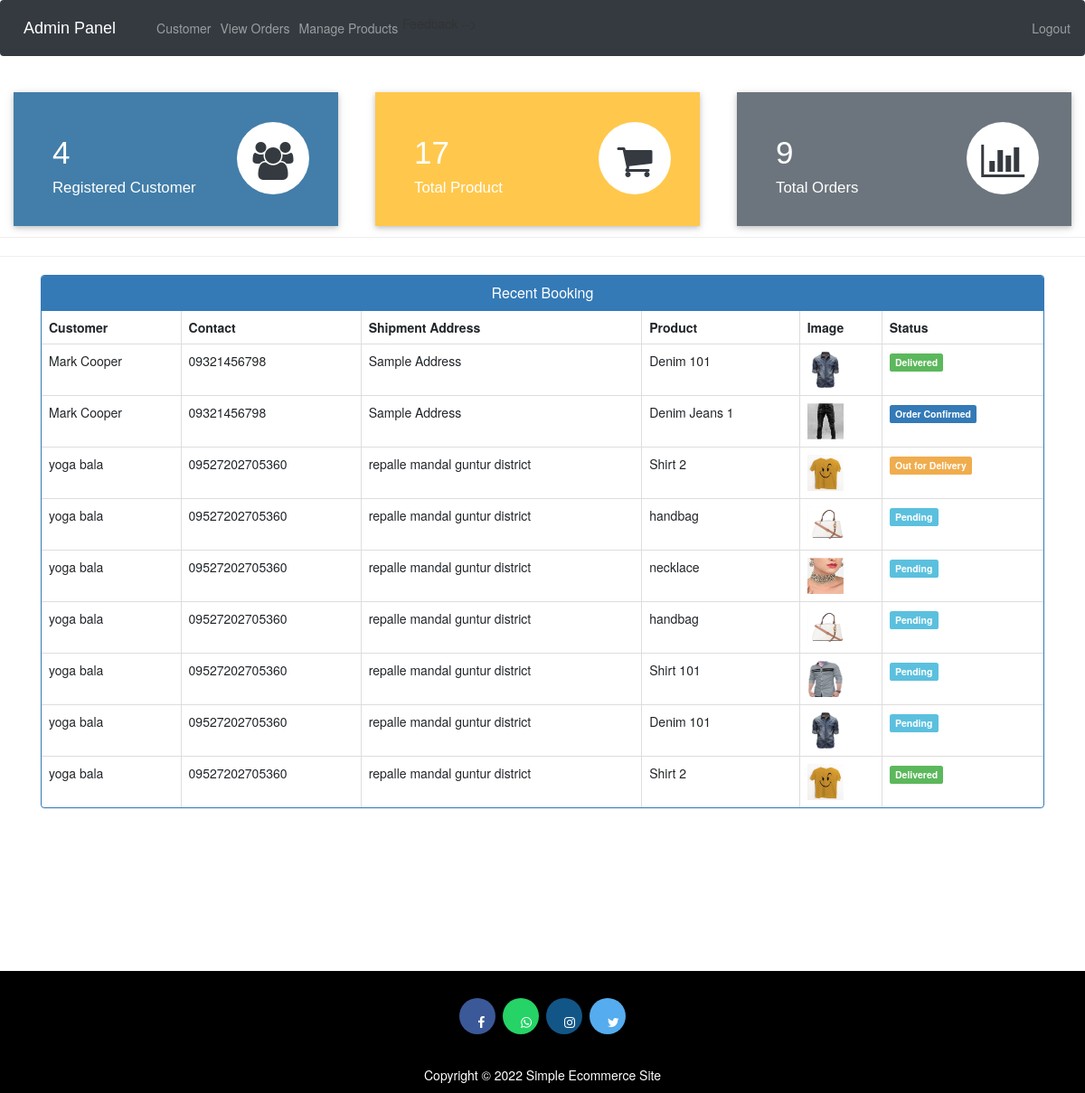
The app's page /admin-dashboard (signed in) with its own data.
### ecom/models.py (models this page shows, shortened)
class Customer(models.Model):
    user=models.OneToOneField(User,on_delete=models.CASCADE)
    profile_pic= models.ImageField(upload_to='profile_pic/CustomerProfilePic/',null=True,blank=True)
    address = models.CharField(max_length=40)
    mobile = models.CharField(max_length=20,null=False)
    @property
    def get_name(self):
        return self.user.first_name+" "+self.user.last_name

class Orders(models.Model):
    STATUS =(
        ('Pending','Pending'),
        ('Order Confirmed','Order Confirmed'),
        ('Out for Delivery','Out for Delivery'),
        ('Delivered','Delivered'),
    )
    customer=models.ForeignKey('Customer', on_delete=models.CASCADE,null=True)
    product=models.ForeignKey('Product',on_delete=models.CASCADE,null=True)
    email = models.CharField(max_length=50,null=True)
    address = models.CharField(max_length=500,null=True)
    mobile = models.CharField(max_length=20,null=True)
    order_date= models.DateField(auto_now_add=True,null=True)
    status=models.CharField(max_length=50,null=True,choices=STATUS)

class Product(models.Model):
    name=models.CharField(max_length=40)
    product_image= models.ImageField(upload_to='product_image/',null=True,blank=True)
    price = models.PositiveIntegerField()
    description=models.CharField(max_length=40)

### ecom/views.py (the view)
# urls.py: path('admin-dashboard', views.admin_dashboard_view,name='admin-dashboard'),
@login_required(login_url='adminlogin')
def admin_dashboard_view(request):
    customercount=models.Customer.objects.all().count()
    productcount=models.Product.objects.all().count()
    ordercount=models.Orders.objects.all().count()
    orders=models.Orders.objects.all()
    ordered_products=[]
    ordered_bys=[]
    for order in orders:
        ordered_product=models.Product.objects.all().filter(id=order.product.id)
        ordered_by=models.Customer.objects.all().filter(id = order.customer.id)
        ordered_products.append(ordered_product)
        ordered_bys.append(ordered_by)
    mydict={
    'customercount':customercount,
    'productcount':productcount,
    'ordercount':ordercount,
    'data':zip(ordered_products,ordered_bys,orders),
    }
    return render(request,'ecom/admin_dashboard.html',context=mydict)

### templates/ecom/admin_dashboard.html
{% extends 'ecom/admin_base.html' %}
{% load static %}
{% block content %}
<br>
{%include 'ecom/admin_dashboard_cards.html'%}
<br><br><br><br><br>
<hr><hr>
<div class="container" >
    <div class="panel panel-primary" >
      <div class="panel-heading" style="text-align:center;">
        <h6 class="panel-title">Recent Booking</h6>
      </div>
      <table class="table table-hover table-bordered" id="dev-table">
        <thead>
          <tr>
            <th>Customer</th>
            <th>Contact</th>
            <th>Shipment Address</th>
            <th>Product</th>
            <th>Image</th>
            <th>Status</th>
          </tr>
        </thead>
        {% for product,customer,order in data %}
        <tr>
          {% for c in customer %}
          <td> {{c.get_name}}</td>
          <td>{{c.mobile}}</td>
          <td>{{order.address}}</td>
          {% endfor %}
          {% for p in product %}
          <td> {{p.name}}</td>
          <td> <img src="{% static p.product_image.url %}" alt="Profile Pic" height="40px" width="40px" /></td>
          {% if order.status == 'Pending'%}
          <td> <span class="label label-info">{{order.status}}</span></td>
          {% elif order.status == 'Delivered' %}
          <td> <span class="label label-success">{{order.status}}</span></td>
          {% elif order.status == 'Out for Delivery' %}
          <td> <span class="label label-warning">{{order.status}}</span></td>
          {%else%}
            <td> <span class="label label-primary">{{order.status}}</span></td>
          {%endif%}
          {% endfor %}
        </tr>
        {% endfor %}
      </table>
  </div>
</div>
{% endblock content %}

### records on screen
Orders: address "Sample Address", status "Delivered"
Customer: get_name "Mark Cooper", mobile "09321456798"
Product: name "Denim 101", product_image (picture)
Orders: address "Sample Address", status "Order Confirmed"
Product: name "Denim Jeans 1", product_image (picture)
Orders: address "repalle mandal guntur district", status "Out for Delivery"
Customer: get_name "yoga bala", mobile "09527202705360"
Product: name "Shirt 2", product_image (picture)
Orders: address "repalle mandal guntur district", status "Pending"
Product: name "handbag", product_image (picture)
Orders: address "repalle mandal guntur district", status "Pending"
Product: name "necklace", product_image (picture)
Orders: address "repalle mandal guntur district", status "Pending"
Orders: address "repalle mandal guntur district", status "Pending"
Product: name "Shirt 101", product_image (picture)
Orders: address "repalle mandal guntur district", status "Pending"
Orders: address "repalle mandal guntur district", status "Delivered"

### other values on screen
{{ customercount }} "4"
{{ productcount }} "17"
{{ ordercount }} "9"
